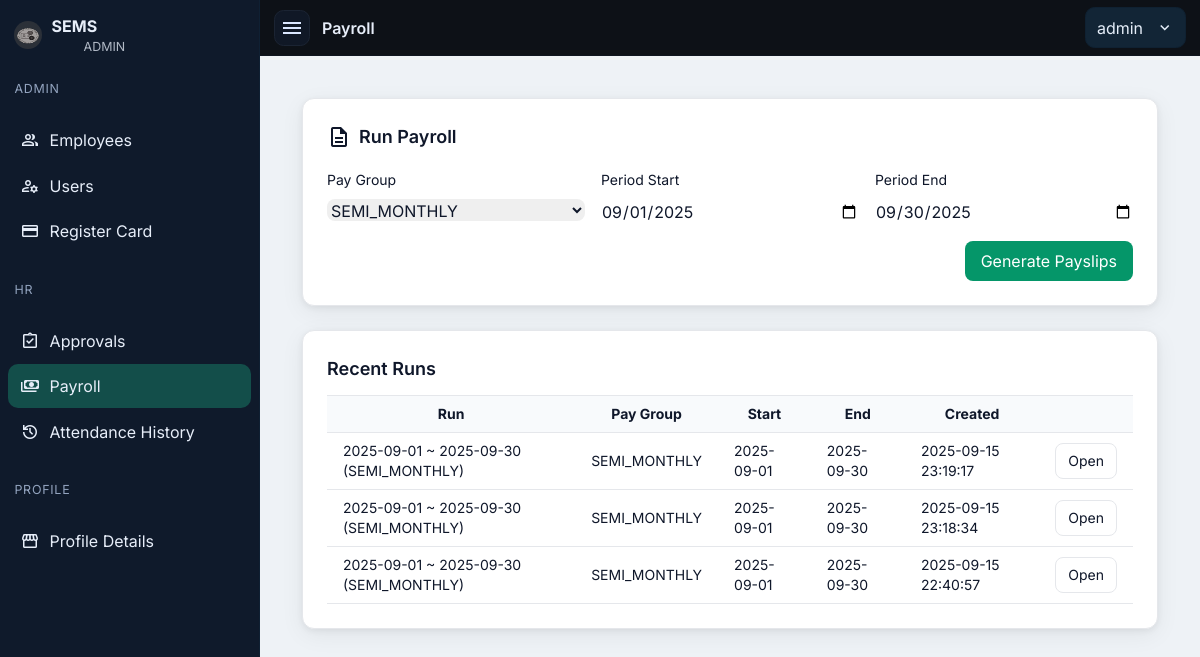
The page /public/hr/payroll_run.php (signed in) on the database its author committed.
### tables this page shows
CREATE TABLE `users` (
  `id` int(11) NOT NULL,
  `username` varchar(60) NOT NULL,
  `password_hash` varchar(255) NOT NULL,
  `role` enum('ADMIN','HR','MANAGER','EMPLOYEE') NOT NULL,
  `employee_id` int(11) DEFAULT NULL
);

CREATE TABLE `payroll_runs` (
  `id` bigint(20) NOT NULL,
  `run_label` varchar(80) DEFAULT NULL,
  `pay_group` enum('WEEKLY','SEMI_MONTHLY','MONTHLY') NOT NULL,
  `period_start` date NOT NULL,
  `period_end` date NOT NULL,
  `created_by` int(11) NOT NULL,
  `created_at` datetime NOT NULL DEFAULT current_timestamp()
);

### public/partials/auth.php (called while the page is built, shortened)
<?php
function current_user(PDO $db){
  $sql="SELECT u.id,u.username,u.role,u.employee_id,
               COALESCE(CONCAT(e.fname,' ',e.lname), u.username) AS name,
               e.position
        FROM users u
        LEFT JOIN employees e ON e.id=u.employee_id
        WHERE u.id=?";
  $st=$db->prepare($sql); $st->execute([$_SESSION['uid']]);
  return $st->fetch(PDO::FETCH_ASSOC);
}

### public/hr/payroll_run.php (the view, shortened to what this page needs)
<?php
require __DIR__.'/../partials/auth.php'; require_role(['HR','ADMIN']);
$page_title='Payroll';
require __DIR__.'/../partials/layout_head.php';
require __DIR__.'/../partials/layout_nav.php';
?>
<div class="max-w-6xl mx-auto p-4 md:p-6 space-y-6">
  <form method="post" class="bg-white rounded-xl shadow-soft border p-6 space-y-4">
    <div class="text-lg font-semibold flex items-center gap-2">
      <span class="material-symbols-outlined">description</span> Run Payroll
    </div>
    <div class="grid sm:grid-cols-3 gap-4">
      <div>
        <label class="text-sm">Pay Group</label>
        <select name="pay_group" class="mt-2 w-full rounded-lg border-slate-300">
          <option selected>SEMI_MONTHLY</option>
        </select>
      </div>
      <div>
        <label class="text-sm">Period Start</label>
        <input type="date" name="start" value="<?=htmlspecialchars($_POST['start']??date('Y-m-01'))?>" class="mt-2 w-full rounded-lg border-slate-300">
      </div>
      <div>
        <label class="text-sm">Period End</label>
        <input type="date" name="end" value="<?=htmlspecialchars($_POST['end']??date('Y-m-t'))?>" class="mt-2 w-full rounded-lg border-slate-300">
      </div>
    </div>
    <div class="flex justify-end">
      <button class="px-4 h-10 rounded-lg bg-emerald-600 text-white">Generate Payslips</button>
    </div>
  </form>
  <div class="bg-white rounded-xl shadow-soft border p-6">
    <div class="text-lg font-semibold mb-3">Recent Runs</div>
    <div class="overflow-x-auto">
      <table class="min-w-full text-sm">
        <thead class="bg-slate-50 border-y">
          <tr>
            <th class="px-4 py-2">Run</th>
            <th class="px-4 py-2">Pay Group</th>
            <th class="px-4 py-2">Start</th>
            <th class="px-4 py-2">End</th>
            <th class="px-4 py-2">Created</th>
            <th class="px-4 py-2"></th>
          </tr>
        </thead>
        <tbody>
          <?php foreach($db->query("SELECT * FROM payroll_runs ORDER BY id DESC LIMIT 12") as $r): ?>
            <tr class="border-b hover:bg-slate-50">
              <td class="px-4 py-2"><?=htmlspecialchars($r['run_label'])?></td>
              <td class="px-4 py-2"><?=$r['pay_group']?></td>
              <td class="px-4 py-2"><?=$r['period_start']?></td>
              <td class="px-4 py-2"><?=$r['period_end']?></td>
              <td class="px-4 py-2"><?=$r['created_at']?></td>
              <td class="px-4 py-2">
                <a class="px-3 h-9 grid place-items-center rounded-lg border" href="/sems/public/hr/run_detail.php?run_id=<?=$r['id']?>">Open</a>
              </td>
            </tr>
          <?php endforeach; ?>
        </tbody>
      </table>
    </div>
  </div>
</div>
<?php require __DIR__.'/../partials/layout_foot.php'; ?>

### public/partials/layout_nav.php (shortened to what this page needs)
<?php
require_once __DIR__.'/auth.php';
$u = current_user($db) ?? ['name'=>'User','role'=>'EMPLOYEE','position'=>null];
$page_title = $page_title ?? 'Dashboard';
function sems_nav_sections(string $role): array {
  $sections = [];
  if ($role === 'ADMIN') {
    $sections[] = ['label'=>'Admin','items'=>[
      ['Employees','/sems/public/admin/employees.php','group'],
      ['Users','/sems/public/admin/users.php','manage_accounts'],
      ['Register Card','/sems/public/admin/cards_register.php','credit_card'],
    ]];
  }
  if ($role === 'HR' || $role === 'ADMIN') {
    $sections[] = ['label'=>'HR','items'=>[
      ['Approvals','/sems/public/hr/approvals.php','assignment_turned_in'],
      ['Payroll','/sems/public/hr/payroll_run.php','payments'],
      ['Attendance History','/sems/public/hr/attendance_history.php','history'],
    ]];
  }
  $sections[] = ['label'=>'Profile','items'=>[
    ['Profile Details','/sems/public/employee/profile.php','storefront']
  ]];
  return $sections;
}
$sections = sems_nav_sections($u['role']);
?>
<nav id="sb" class="sb" aria-label="Sidebar">
  <div class="sb-head">
    <img src="/sems/public/assets/logo.png" alt="SEMS">
    <div>
      <div style="font-weight:700">SEMS</div>
      <div class="sb-role"><?= htmlspecialchars($u['role']) ?></div>
    </div>
  </div>
  <?php foreach ($sections as $section): ?>
    <div class="sb-section"><?= htmlspecialchars($section['label']) ?></div>
    <ul>
      <?php foreach ($section['items'] as [$label,$href,$icon]):
        $is = (strpos($_SERVER['REQUEST_URI'],$href)===0) ? 'active' : ''; ?>
        <li><a class="<?= $is ?>" href="<?= $href ?>"><span class="ms"><?= $icon ?></span><span><?= htmlspecialchars($label) ?></span></a></li>
      <?php endforeach; ?>
    </ul>
  <?php endforeach; ?>
</nav>
<header class="topbar" role="banner">
  <button id="toggle" class="hambtn" aria-label="Toggle navigation">
    <span class="material-symbols-outlined">menu</span>
  </button>
  <div style="font-weight:600"><?= htmlspecialchars($page_title) ?></div>
  <div class="menu" id="profileMenu">
    <button class="menu-btn" type="button" title="Account">
      <span><?= htmlspecialchars($u['name'] ?? 'User') ?></span>
      <span class="material-symbols-outlined" style="font-size:18px;margin-left:.25rem">expand_more</span>
    </button>
  </div>
</header>
<div id="main"><div class="container">

### public/partials/layout_head.php (style rules this page uses)
:root { --sb-w:260px; --brand:#0d1117; --sidebar:#0f1a2b; --sidebar-hover:#14233c; --active:#134e4a; --surface:#eef2f6; --card:#ffffff; --ink:#0f172a; --muted:#64748b; --accent:#10b981; }
* { box-sizing:border-box }
html,body { margin:0 }
body { font-family:Inter,system-ui,Segoe UI,Roboto,Arial,sans-serif; background:var(--surface); color:var(--ink); }
.topbar { position:sticky; top:0; z-index:50; height:56px; display:flex; align-items:center; gap:.75rem; background:var(--brand); color:#e7eef9; border-bottom:1px solid #0e1520; padding-inline:14px; transition: padding-left .2s ease; }
.hambtn { width:36px;height:36px;display:inline-grid;place-items:center;border-radius:.6rem;border:1px solid #1b2433;background:#101826;color:#dbe7ff;cursor:pointer }
.material-symbols-outlined { font-variation-settings:'FILL' 0,'wght' 400,'GRAD' 0,'opsz' 24 }
.menu { position:relative;margin-left:auto }
.menu-btn { display:flex;align-items:center;gap:.55rem;cursor:pointer;background:#122536;color:#e5eef9;border:1px solid #0f2132;border-radius:.6rem;padding:.45rem .7rem }
.sb { position:fixed;inset:0 auto 0 0;z-index:60;width:var(--sb-w);background:var(--sidebar);color:#e7eef9;border-right:1px solid #0f2033;transform:translateX(-100%);transition:transform .2s ease;display:flex;flex-direction:column }
.sb.open { transform:translateX(0) }
.sb-head { display:flex;gap:.6rem;align-items:center;padding:14px }
.sb-head img { width:28px;height:28px;border-radius:50%;background:#2b3038 }
.sb-role { font-size:.78rem;opacity:.75;margin-left:2rem }
.sb ul { list-style:none;margin:8px 8px 16px;padding:0 }
.sb li { margin:.1rem 0 }
.sb a { display:flex;align-items:center;gap:.6rem;color:#e7eef9;padding:10px 12px;border-radius:10px }
.sb a.active { background:var(--active) }
.sb-section { padding:.6rem .9rem;color:#93a4bf;font-size:.78rem;text-transform:uppercase;letter-spacing:.06em }
.ms { font-family:'Material Symbols Outlined';font-weight:400;font-style:normal;font-size:20px;line-height:1 }
#main { min-height:calc(100vh - 56px);transition:padding-left .2s ease; }
.container { max-width:1100px;margin:0 auto;padding:18px }
@media (min-width: 992px) { body.with-sb .topbar { padding-left:calc(14px + var(--sb-w)); } }
@media (min-width: 992px) { body.with-sb #main { padding-left:var(--sb-w); } }

### rows shown on the page
users: role "ADMIN"
payroll_runs: run_label "2025-09-01 ~ 2025-09-30 (SEMI_MONTHLY)", pay_group "SEMI_MONTHLY", period_start "2025-09-01", period_end "2025-09-30", created_at "2025-09-15 23:19:17"
payroll_runs: run_label "2025-09-01 ~ 2025-09-30 (SEMI_MONTHLY)", pay_group "SEMI_MONTHLY", period_start "2025-09-01", period_end "2025-09-30", created_at "2025-09-15 23:18:34"
payroll_runs: run_label "2025-09-01 ~ 2025-09-30 (SEMI_MONTHLY)", pay_group "SEMI_MONTHLY", period_start "2025-09-01", period_end "2025-09-30", created_at "2025-09-15 22:40:57"

### other values the page prints
$section['label'] "ADMIN"
$label "Employees"
$label "Users"
$label "Register Card"
$section['label'] "HR"
$label "Approvals"
$label "Payroll"
$label "Attendance History"
$section['label'] "PROFILE"
$label "Profile Details"
$page_title "Payroll"
$u['name'] "admin"
